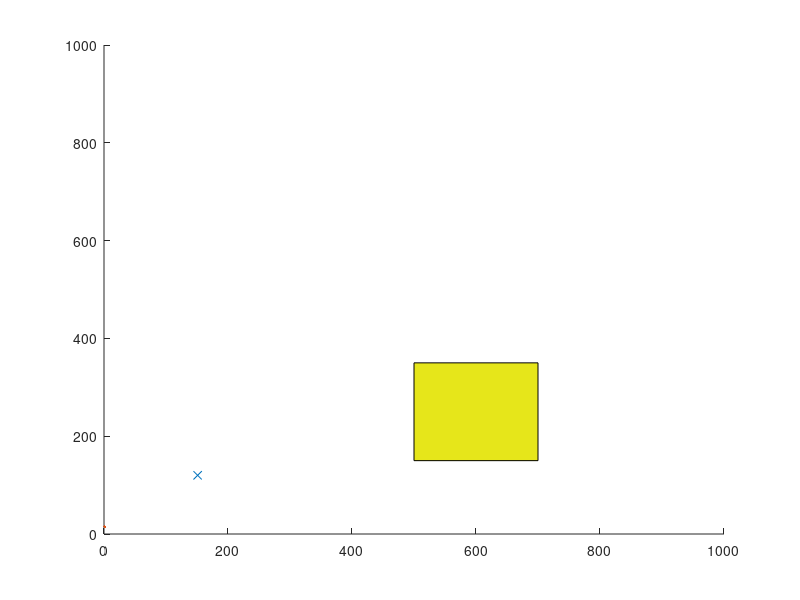

Source code (MATLAB): (Note: this script raises an error after producing the figure.)
% RRT* algorithm in 2D with collision avoidance.
% 
% Author: Sai Vemprala
% 
% nodes:    Contains list of all explored nodes. Each node contains its
%           coordinates, cost to reach and its parent.
% 
% Brief description of algorithm: 
% 1. Pick a random node q_rand.
% 2. Find the closest node q_near from explored nodes to branch out from, towards
%    q_rand.
% 3. Steer from q_near towards q_rand: interpolate if node is too far away, reach
%    q_new. Check that obstacle is not hit.
% 4. Update cost of reaching q_new from q_near, treat it as Cmin. For now,
%    q_near acts as the parent node of q_new.
% 5. From the list of 'visited' nodes, check for nearest neighbors with a 
%    given radius, insert in a list q_nearest.
% 6. In all members of q_nearest, check if q_new can be reached from a
%    different parent node with cost lower than Cmin, and without colliding
%    with the obstacle. Select the node that results in the least cost and 
%    update the parent of q_new.
% 7. Add q_new to node list.
% 8. Continue until maximum number of nodes is reached or goal is hit.

% Clears all variables and closes any figures
clearvars
close all

% Setup environment and algorithm constraints
% Size of environment
x_max = 1000;
y_max = 1000;
% Obstacle
obstacle = [500,150,200,200];
% Step size - how far tree can expand per iteration
EPS = 40;
% Max number of nodes the algorithm will generate
numNodes = 500;        

% Start and goal positions
q_start.coord = [0 0];
q_start.cost = 0;
q_start.parent = 0;
q_goal.coord = [999 999];
q_goal.cost = 0;

% nodes stores all explored nodes
nodes(1) = q_start;

% Create figure, draw obstacle
figure(1)
axis([0 x_max 0 y_max])
rectangle('Position',obstacle,'FaceColor',[.9 .9 .1])
hold on

% Main loop - growing the tree
for i = 1:1:numNodes
    % Generates a random point in the 2D space
    q_rand = [floor(rand(1)*x_max) floor(rand(1)*y_max)];
    % Plot point on figure
    plot(q_rand(1), q_rand(2), 'x', 'Color',  [0 0.4470 0.7410], MarkerSize=15)
    
    % Break if goal node is already reached
    for j = 1:1:length(nodes)
        if nodes(j).coord == q_goal.coord
            break
        end
    end
    
    % Pick the closest node to q_rand from existing list to branch out from
    % By calculating the Euclidean distance for all nodes
    ndist = [];
    for j = 1:1:length(nodes)
        n = nodes(j);
        tmp = dist(n.coord, q_rand);
        ndist = [ndist tmp];
    end
    [val, idx] = min(ndist);
    q_near = nodes(idx);
    
    % Move towards q_rand from q_near (limited to EPS num units)
    q_new.coord = steer(q_rand, q_near.coord, val, EPS);

    % Checks if the path between q_near and q_new collides with the
    % obstacle
    if noCollision(q_rand, q_near.coord, obstacle)
        % No collision, so draws a line from q_near to q_new
        line([q_near.coord(1), q_new.coord(1)], [q_near.coord(2), q_new.coord(2)], 'Color', 'k', 'LineWidth', 2);
        drawnow
        hold on
        % Calculate cost to travel to q_new plus the cost of reaching
        % q_near
        q_new.cost = dist(q_new.coord, q_near.coord) + q_near.cost;
        
        % Within a radius of r, find all existing nodes
        % Check if any provide a lower cost path to q_new
        q_nearest = [];
        r = 60;
        neighbor_count = 1;
        for j = 1:1:length(nodes)
            if noCollision(nodes(j).coord, q_new.coord, obstacle) && dist(nodes(j).coord, q_new.coord) <= r
                q_nearest(neighbor_count).coord = nodes(j).coord;
                q_nearest(neighbor_count).cost = nodes(j).cost;
                neighbor_count = neighbor_count+1;
            end
        end
        
        % Initialize cost to currently known value
        q_min = q_near;
        C_min = q_new.cost;
        
        % Iterate through all nearest neighbors to find alternate lower
        % cost paths
        % If a better parent is found, updates the connection and draws a
        % green line
        for k = 1:1:length(q_nearest)
            if noCollision(q_nearest(k).coord, q_new.coord, obstacle) && q_nearest(k).cost + dist(q_nearest(k).coord, q_new.coord) < C_min
                q_min = q_nearest(k);
                C_min = q_nearest(k).cost + dist(q_nearest(k).coord, q_new.coord);
                line([q_min.coord(1), q_new.coord(1)], [q_min.coord(2), q_new.coord(2)], 'Color', 'g', 'LineWidth', 1);                
                hold on
            end
        end
        
        % Update parent to least cost-from node
        for j = 1:1:length(nodes)
            if nodes(j).coord == q_min.coord
                q_new.parent = j;
            end
        end
        
        % Append q_new to explored nodes
        nodes = [nodes q_new];
    end
end

% Finding the optimal path
% Finds the closest node to the goal
D = [];
for j = 1:1:length(nodes)
    tmpdist = dist(nodes(j).coord, q_goal.coord);
    D = [D tmpdist];
end

% Search backwards from goal to start to find the optimal least cost path
[val, idx] = min(D);
q_final = nodes(idx);
q_goal.parent = idx;
q_end = q_goal;
nodes = [nodes q_goal];
% Trace path back to start and draws optimal path.
while q_end.parent ~= 0
    start = q_end.parent;
    line([q_end.coord(1), nodes(start).coord(1)], [q_end.coord(2), nodes(start).coord(2)], 'Color', 'r', 'LineWidth', 2);
    hold on
    q_end = nodes(start);
end


